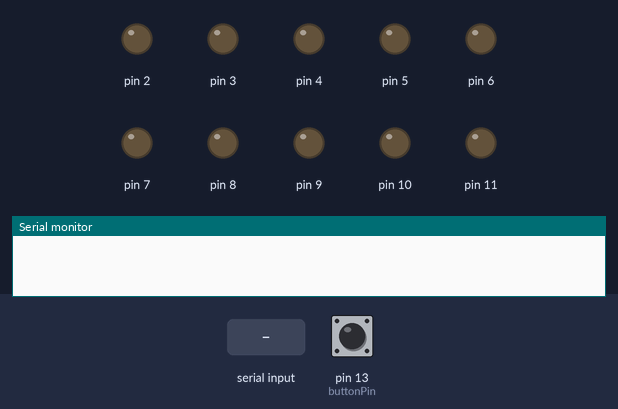
The sketch below on a simulated Arduino Uno, built with avr-gcc and run on an emulated ATmega328P. Shown: output pins drawn as LEDs (lit = HIGH), the last lines printed to the serial monitor. Inputs (shaded band) come from the test bench; at power-on: pin 13 (buttonPin) LOW.

Above: at 2.8 s.
2.9 s: "90/45\n" received over Serial
At 3.2 s:
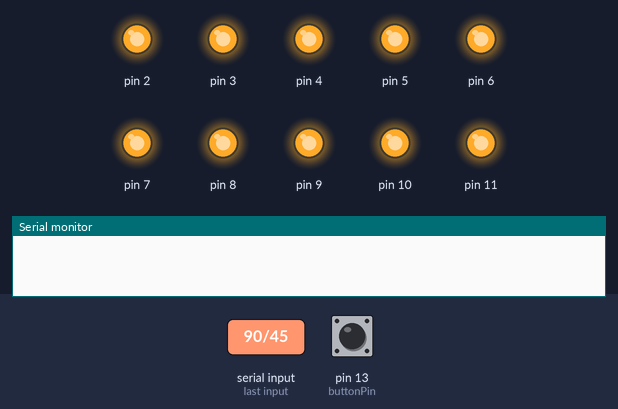
6.1 s: "30/150\n" received over Serial
At 6.9 s:
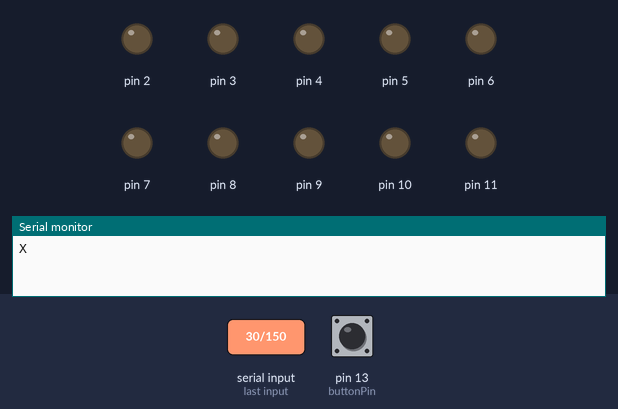
Timing chart, 0 to 9.1 s (numbered marks = the images above; inputs shaded):
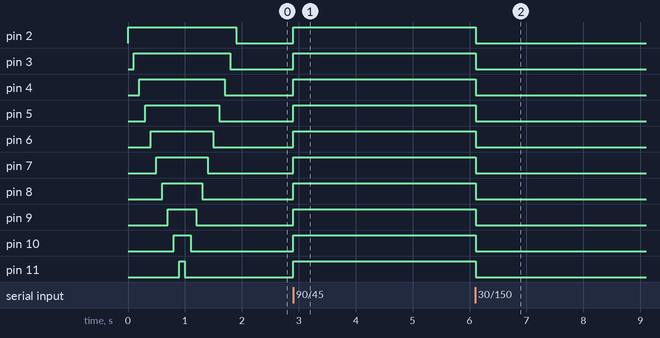

Measured:
- after the input at 2.9 s, pin 2–11: LOW → HIGH at once
- after the input at 6.1 s, pin 2–11: HIGH → LOW at once

The sketch:

hanbrake_revLights.ino
```cpp
#define LEDS 12

int rpm[2];
int slash;
int j;
String stringRead;

const int buttonPin = 13;    // the number of the pushbutton pin

// Variables will change:
int buttonState;             // the current reading from the input pin
int lastButtonState = LOW;   // the previous reading from the input pin

// the following variables are unsigned longs because the time, measured in
// milliseconds, will quickly become a bigger number than can be stored in an int.
unsigned long lastDebounceTime = 0;  // the last time the output pin was toggled
unsigned long debounceDelay = 50;    // the debounce time; increase if the output flickers

void setup() {
  //setup the Serial Monitor
  Serial.begin(9600);

  //prepare pins 2 -> 11
  for (int i = 2; i < LEDS; ++i) {
    pinMode(i, OUTPUT);
  }

  pinMode(buttonPin, INPUT_PULLUP);

}

void loop() {

  startAnimation();


  while (true) {
    //tiny delay for the serial port reading
    delay(5);

    //read the serial port STRING FORMAT TO PARSE: CURR_RPM/MAX_RPM/MIN_RPM
    if (Serial.available()) {
      stringRead = Serial.readStringUntil('\n');
    }

    //turn off the lights
    else {
      stringRead = "0/0";
    }

    //reset the indexes of the slashes on the string
    slash = 0;

    //get the substring indexes
    for (int i = 0; stringRead[i] != '\0'; ++i) {

      //get the slashes on the srting rpm/max/min position
      if (stringRead[i] == '/') {
        slash = i;
        break;
      }
    }

    //define each param of rpm necessary to light the leds
    rpm[0] = stringRead.substring(0, slash).toInt();
    rpm[1] = stringRead.substring(slash + 1).toInt();

    //light up the leds with the given info
    rpmLeds(rpm[0], rpm[1]);


    // read the state of the switch into a local variable:
    int reading = !digitalRead(buttonPin);

    // check to see if you just pressed the button
    // (i.e. the input went from LOW to HIGH), and you've waited long enough
    // since the last press to ignore any noise:

    // If the switch changed, due to noise or pressing:
    if (reading != lastButtonState) {
      // reset the debouncing timer
      lastDebounceTime = millis();
    }

    if ((millis() - lastDebounceTime) > debounceDelay) {
      // whatever the reading is at, it's been there for longer than the debounce
      // delay, so take it as the actual current state:

      // if the button state has changed:
      if (reading != buttonState) {
        buttonState = reading;

        // only toggle the LED if the new button state is HIGH
        if (buttonState == HIGH) {
          Serial.print("X\n");
        }
        else {
          Serial.print("Y\n");
        }
      }
    }

    // save the reading. Next time through the loop, it'll be the lastButtonState:
    lastButtonState = reading;

  }
}

/*
 * Turns on all the leds to check if they are working when the program starts
 */
void startAnimation() {
  //animation to check led functioning
  for (int i = 2; i < LEDS; ++i) {
    digitalWrite(i, HIGH);
    delay(100);
  }

  for (int i = LEDS - 1; i > 1; --i) {
    digitalWrite(i, LOW);
    delay(100);
  }
}


/*
   Lights up a sequence of ten leds connected from pins 2 -> 11

   args:
    currMPM: the rpm of the car
    maxRPM: the maximum rpm of the car
*/
void rpmLeds(int currRPM, int maxRPM) {
  if (currRPM * maxRPM == 0) {
    return;
  }

  //calculate which leds to light up
  float rpm = currRPM - (maxRPM * 0.9 * 0.65);
  int RPMrange = maxRPM - (maxRPM * 0.65);

  int leds = (rpm / RPMrange) * 10;

  //light the corresponding leds
  for (int i = 0; i < LEDS; ++i) {
    digitalWrite(i + 2, i < leds);
  }

}
```
